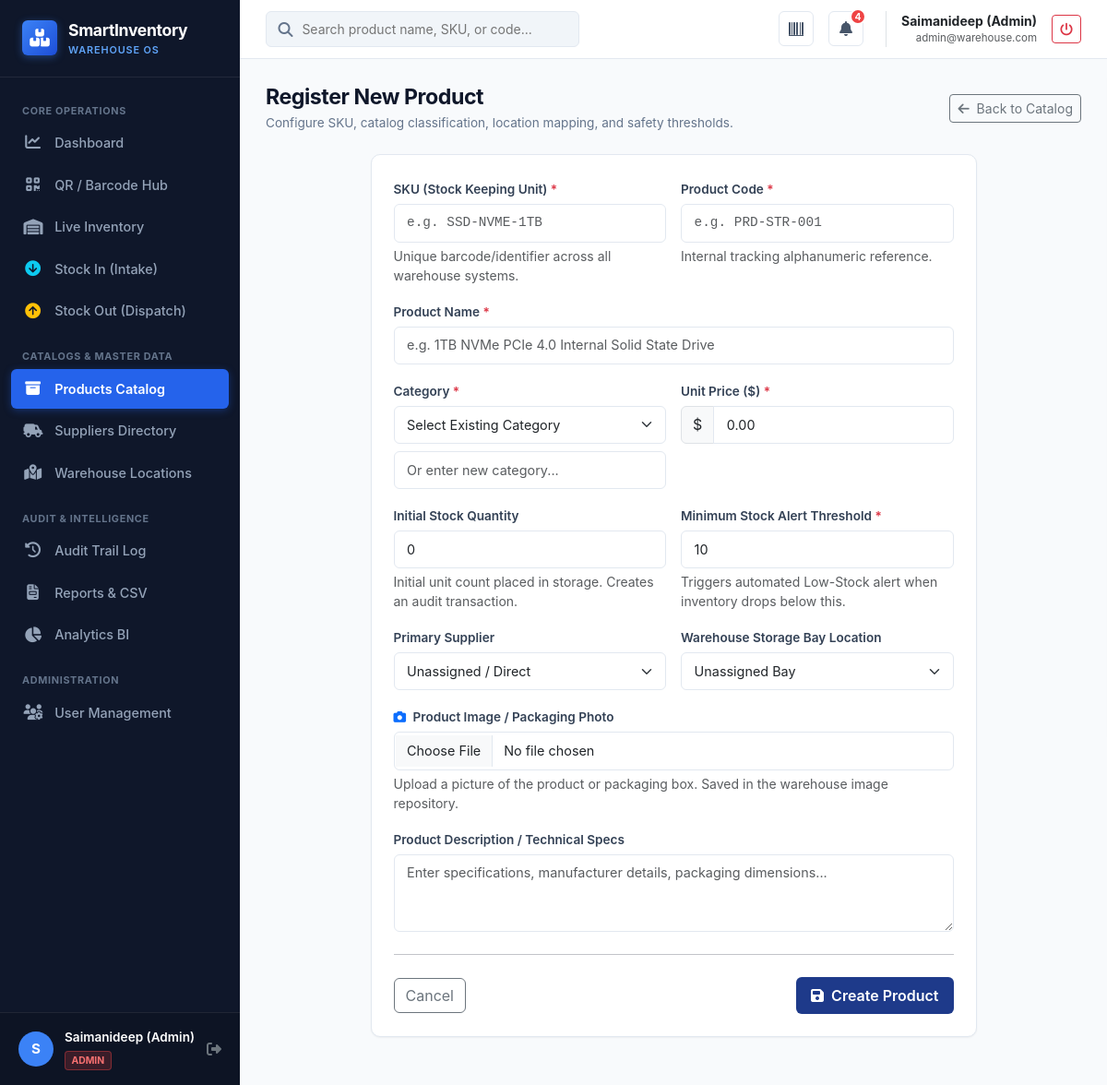
/products/new (signed in), run on the app's committed database.
### app/models.py (models this page shows, shortened)
class User(UserMixin, db.Model):
    __tablename__ = 'users'
    id = db.Column(db.Integer, primary_key=True)
    name = db.Column(db.String(100), nullable=False)
    email = db.Column(db.String(120), unique=True, nullable=False, index=True)
    password_hash = db.Column(db.String(255), nullable=False)
    role = db.Column(
        db.String(20),
        nullable=False,
        default='STAFF'
    )  # ADMIN, STAFF, MANAGER
    is_active_user = db.Column(db.Boolean, default=True, nullable=False)
    created_at = db.Column(
        db.DateTime,
        default=lambda: datetime.now(timezone.utc),
        nullable=False
    )
    qr_code = db.Column(db.String(255), unique=True)
    transactions = db.relationship(
        'InventoryTransaction',
        backref='performer',
        lazy='dynamic'
    )
    @property
    def is_admin(self):
        return self.role == 'ADMIN'
    @property
    def is_active(self):
        return self.is_active_user

### app/routes/products.py (the view, shortened to what this page needs)
@products_bp.route('/products/new', methods=['GET', 'POST'])
@role_required('ADMIN')
def create():
    suppliers = Supplier.query.order_by(Supplier.name.asc()).all()
    locations = WarehouseLocation.query.order_by(WarehouseLocation.warehouse_name, WarehouseLocation.zone).all()
    categories = [c[0] for c in db.session.query(Product.category).distinct().order_by(Product.category).all()]
    return render_template('products/form.html', suppliers=suppliers, locations=locations, categories=categories, product=None)

### app/models.py (called while the page is built)
    @property
    def full_location(self):
        return (
            f"{self.warehouse_name} > "
            f"Zone {self.zone} > "
            f"Aisle {self.aisle} > "
            f"Rack {self.rack} > "
            f"Shelf {self.shelf}"
        )

### app/routes/auth.py (called while the page is built)
def role_required(*allowed_roles):
    def decorator(f):
        @wraps(f)
        @login_required
        def decorated_function(*args, **kwargs):
            if current_user.role not in allowed_roles:
                abort(403)
            return f(*args, **kwargs)
        return decorated_function
    return decorator

### app/templates/products/form.html (shortened to what this page needs)
{% extends 'base.html' %}
{% block content %}
<div class="page-header">
    <div>
        <h1 class="page-title">{{ 'Edit Product: ' + product.name if product else 'Register New Product' }}</h1>
        <div class="page-subtitle">Configure SKU, catalog classification, location mapping, and safety thresholds.</div>
    </div>
    <a href="{{ url_for('products.index') }}" class="btn btn-outline-secondary btn-sm">
        <i class="fas fa-arrow-left me-1"></i> Back to Catalog
    </a>
</div>
<div class="row justify-content-center">
    <div class="col-lg-9">
        <div class="content-card p-4">
            <form method="POST" enctype="multipart/form-data">
                <div class="row g-3">
                    <div class="col-md-6">
                        <label class="form-label">SKU (Stock Keeping Unit) <span class="text-danger">*</span></label>
                        <input type="text" name="sku" class="form-control font-monospace" placeholder="e.g. SSD-NVME-1TB" value="{{ product.sku if product else '' }}" required>
                        <div class="form-text">Unique barcode/identifier across all warehouse systems.</div>
                    </div>
                    <div class="col-md-6">
                        <label class="form-label">Product Code <span class="text-danger">*</span></label>
                        <input type="text" name="product_code" class="form-control font-monospace" placeholder="e.g. PRD-STR-001" value="{{ product.product_code if product else '' }}" required>
                        <div class="form-text">Internal tracking alphanumeric reference.</div>
                    </div>
                    <div class="col-12">
                        <label class="form-label">Product Name <span class="text-danger">*</span></label>
                        <input type="text" name="name" class="form-control" placeholder="e.g. 1TB NVMe PCIe 4.0 Internal Solid State Drive" value="{{ product.name if product else '' }}" required>
                    </div>
                    <div class="col-md-6">
                        <label class="form-label">Category <span class="text-danger">*</span></label>
                        <select name="category" class="form-select" id="category-select">
                            <option value="">Select Existing Category</option>
                        </select>
                        <input type="text" name="new_category" class="form-control mt-2" placeholder="Or enter new category...">
                    </div>
                    <div class="col-md-6">
                        <label class="form-label">Unit Price ($) <span class="text-danger">*</span></label>
                        <div class="input-group">
                            <span class="input-group-text">$</span>
                            <input type="number" step="0.01" min="0" name="price" class="form-control" placeholder="0.00" value="{{ product.price if product else '0.00' }}" required>
                        </div>
                    </div>
                    {% if not product %}
                    <div class="col-md-6">
                        <label class="form-label">Initial Stock Quantity</label>
                        <input type="number" min="0" name="stock_quantity" class="form-control" placeholder="0" value="0">
                        <div class="form-text">Initial unit count placed in storage. Creates an audit transaction.</div>
                    </div>
                    {% endif %}
                    <div class="col-md-6">
                        <label class="form-label">Minimum Stock Alert Threshold <span class="text-danger">*</span></label>
                        <input type="number" min="0" name="minimum_stock" class="form-control" placeholder="10" value="{{ product.minimum_stock if product else '10' }}" required>
                        <div class="form-text">Triggers automated Low-Stock alert when inventory drops below this.</div>
                    </div>
                    <div class="col-md-6">
                        <label class="form-label">Primary Supplier</label>
                        <select name="supplier_id" class="form-select">
                            <option value="">Unassigned / Direct</option>
                        </select>
                    </div>
                    <div class="col-md-6">
                        <label class="form-label">Warehouse Storage Bay Location</label>
                        <select name="location_id" class="form-select">
                            <option value="">Unassigned Bay</option>
                        </select>
                    </div>
                    <div class="col-12">
                        <label class="form-label"><i class="fas fa-camera text-primary me-1"></i> Product Image / Packaging Photo</label>
                        <input type="file" name="image" id="product-image-input" class="form-control" accept="image/*">
                        <div class="form-text">Upload a picture of the product or packaging box. Saved in the warehouse image repository.</div>
                    </div>
                    <div class="col-12">
                        <label class="form-label">Product Description / Technical Specs</label>
                        <textarea name="description" class="form-control" rows="3" placeholder="Enter specifications, manufacturer details, packaging dimensions...">{{ product.description if product else '' }}</textarea>
                    </div>
                </div>
                <hr class="my-4">
                <div class="d-flex justify-content-between align-items-center">
                    <a href="{{ url_for('products.index') }}" class="btn btn-outline-secondary">Cancel</a>
                    <button type="submit" class="btn btn-primary-wh">
                        <i class="fas fa-save me-1"></i> {{ 'Save Changes' if product else 'Create Product' }}
                    </button>
                </div>
            </form>
        </div>
    </div>
{% endblock %}

### app/templates/base.html (shortened to what this page needs)
<!DOCTYPE html>
<html lang="en">
<head>
    <link href="https://cdn.jsdelivr.net/npm/bootstrap@5.3.3/dist/css/bootstrap.min.css" rel="stylesheet">
    <link href="https://cdnjs.cloudflare.com/ajax/libs/font-awesome/6.5.1/css/all.min.css" rel="stylesheet">
    <link href="{{ url_for('static', filename='css/styles.css') }}" rel="stylesheet">
</head>
<body>
    <div class="app-wrapper">
        <aside class="app-sidebar no-print">
            <div class="sidebar-header">
                <div class="sidebar-logo-icon">
                    <i class="fas fa-boxes-stacked"></i>
                </div>
                <div>
                    <div class="sidebar-brand-text">SmartInventory</div>
                    <div class="sidebar-subbrand">Warehouse OS</div>
                </div>
            </div>
            <ul class="sidebar-menu">
                <div class="sidebar-section-title">Core Operations</div>
                <li>
                    <a href="{{ url_for('dashboard.index') }}" class="sidebar-link {% if request.endpoint == 'dashboard.index' %}active{% endif %}">
                        <i class="fas fa-chart-line"></i>
                        <span>Dashboard</span>
                    </a>
                </li>
                <li>
                    <a href="{{ url_for('scanner.index') }}" class="sidebar-link {% if request.endpoint == 'scanner.index' %}active{% endif %}">
                        <i class="fas fa-qrcode"></i>
                        <span>QR / Barcode Hub</span>
                    </a>
                </li>
                <li>
                    <a href="{{ url_for('inventory.index') }}" class="sidebar-link {% if request.endpoint == 'inventory.index' %}active{% endif %}">
                        <i class="fas fa-warehouse"></i>
                        <span>Live Inventory</span>
                    </a>
                </li>
                {% if current_user.is_admin or current_user.is_staff %}
                <li>
                    <a href="{{ url_for('inventory.stock_in') }}" class="sidebar-link {% if request.endpoint == 'inventory.stock_in' %}active{% endif %}">
                        <i class="fas fa-arrow-circle-down text-info"></i>
                        <span>Stock In (Intake)</span>
                    </a>
                </li>
                <li>
                    <a href="{{ url_for('inventory.stock_out') }}" class="sidebar-link {% if request.endpoint == 'inventory.stock_out' %}active{% endif %}">
                        <i class="fas fa-arrow-circle-up text-warning"></i>
                        <span>Stock Out (Dispatch)</span>
                    </a>
                </li>
                {% endif %}
                <div class="sidebar-section-title mt-2">Catalogs & Master Data</div>
                <li>
                    <a href="{{ url_for('products.index') }}" class="sidebar-link {% if request.blueprint == 'products' %}active{% endif %}">
                        <i class="fas fa-box-archive"></i>
                        <span>Products Catalog</span>
                    </a>
                </li>
                <li>
                    <a href="{{ url_for('suppliers.index') }}" class="sidebar-link {% if request.blueprint == 'suppliers' %}active{% endif %}">
                        <i class="fas fa-truck-field"></i>
                        <span>Suppliers Directory</span>
                    </a>
                </li>
                <li>
                    <a href="{{ url_for('locations.index') }}" class="sidebar-link {% if request.blueprint == 'locations' %}active{% endif %}">
                        <i class="fas fa-map-location-dot"></i>
                        <span>Warehouse Locations</span>
                    </a>
                </li>
                <div class="sidebar-section-title mt-2">Audit & Intelligence</div>
                <li>
                    <a href="{{ url_for('transactions.index') }}" class="sidebar-link {% if request.endpoint == 'transactions.index' %}active{% endif %}">
                        <i class="fas fa-clock-rotate-left"></i>
                        <span>Audit Trail Log</span>
                    </a>
                </li>
                <li>
                    <a href="{{ url_for('reports.index') }}" class="sidebar-link {% if request.blueprint == 'reports' %}active{% endif %}">
                        <i class="fas fa-file-invoice"></i>
                        <span>Reports & CSV</span>
                    </a>
                </li>
                <li>
                    <a href="{{ url_for('analytics.index') }}" class="sidebar-link {% if request.blueprint == 'analytics' %}active{% endif %}">
                        <i class="fas fa-chart-pie"></i>
                        <span>Analytics BI</span>
                    </a>
                </li>
                {% if current_user.is_admin %}
                <div class="sidebar-section-title mt-2">Administration</div>
                <li>
                    <a href="{{ url_for('users.index') }}" class="sidebar-link {% if request.blueprint == 'users' %}active{% endif %}">
                        <i class="fas fa-users-gear"></i>
                        <span>User Management</span>
                    </a>
                </li>
                {% endif %}
            </ul>
            <div class="sidebar-footer">
                <div class="user-avatar">
                    {{ current_user.name[0] | upper if current_user.is_authenticated else '?' }}
                </div>
                <div class="user-info">
                    <div class="user-name">{{ current_user.name if current_user.is_authenticated else 'Guest' }}</div>
                    {% if current_user.is_authenticated %}
                        <span class="user-role-badge role-{{ current_user.role.lower() }}">{{ current_user.role }}</span>
                    {% endif %}
                </div>
                <a href="{{ url_for('auth.logout') }}" class="text-secondary hover-white ms-auto" title="Log Out">
                    <i class="fas fa-sign-out-alt"></i>
                </a>
            </div>
        </aside>
        <main class="app-main">
            <header class="app-navbar no-print">
                <div class="d-flex align-items-center gap-3">
                    <div class="navbar-search d-none d-md-block">
                        <i class="fas fa-search"></i>
                        <input type="text" id="global-search-input" placeholder="Search product name, SKU, or code...">
                    </div>
                </div>
                <div class="navbar-actions">
                    <a href="{{ url_for('scanner.index') }}" class="nav-icon-btn" title="Open QR & Barcode Scanner">
                        <i class="fas fa-barcode"></i>
                    </a>
                    <button class="nav-icon-btn" id="notification-toggle-btn" title="Low Stock Alerts">
                        <i class="fas fa-bell"></i>
                        {% if low_stock_badge_count > 0 %}
                            <span class="nav-badge">{{ low_stock_badge_count }}</span>
                        {% endif %}
                    </button>
                    <div class="d-flex align-items-center gap-2 border-start ps-3 ms-2">
                        <div class="small text-end d-none d-sm-block">
                            <div class="fw-bold text-dark">{{ current_user.name }}</div>
                            <div class="text-muted" style="font-size: 0.72rem;">{{ current_user.email }}</div>
                        </div>
                        <a href="{{ url_for('auth.logout') }}" class="btn btn-outline-danger btn-sm ms-2" title="Sign Out">
                            <i class="fas fa-power-off"></i>
                        </a>
                    </div>
                </div>
            </header>
            <div class="page-container">
                {% block content %}{% endblock %}
            </div>
        </main>
    </div>
</body>
</html>

### data on the page
User: is_active_user+name "S", is_active_user+name "Saimanideep (Admin)", role "ADMIN", name "Saimanideep (Admin)", email "admin@warehouse.com"

### other printed values
{{ low_stock_badge_count }} "4"
{{ 'Edit Product: ' + product.name if product else 'Register New Product' }} "Register New Product"
{{ 'Save Changes' if product else 'Create Product' }} "Create Product"
